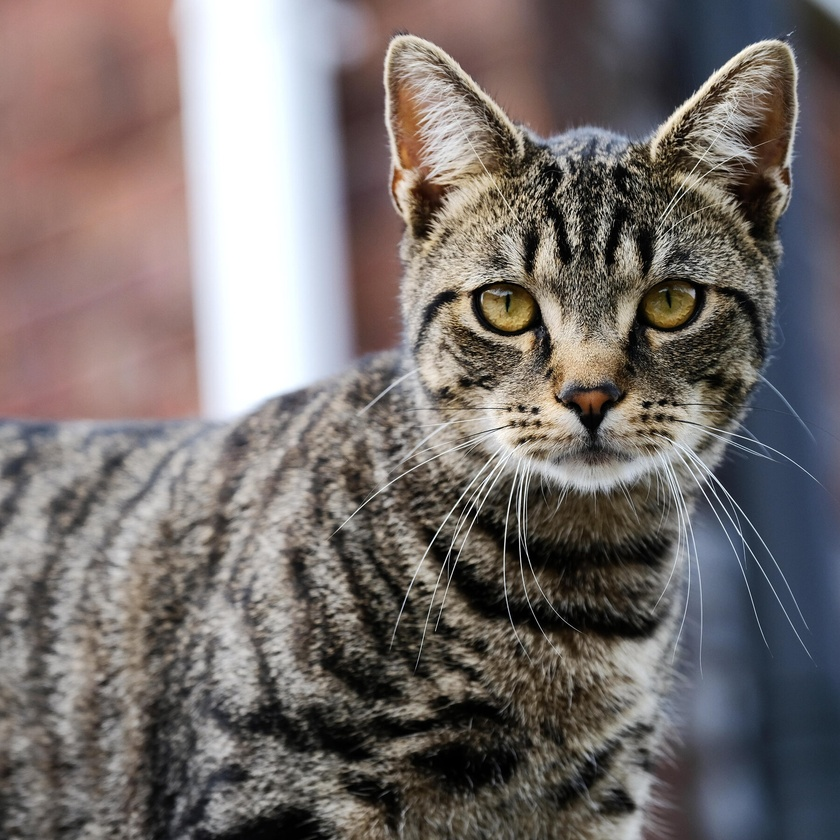
#> input picture cat.jpg, 840 x 840 px, shrunk from 1800 x 1800 before the run, found by its file name
$ python 29.py
#> lines starting #> are read from the running program, lines starting #| are printed output that depends on the picture
import cv2
import numpy as np
img = cv2.imread(r"C:\Users\venka\OneDrive\Pictures\Saved Pictures\cat.jpg", cv2.IMREAD_GRAYSCALE)
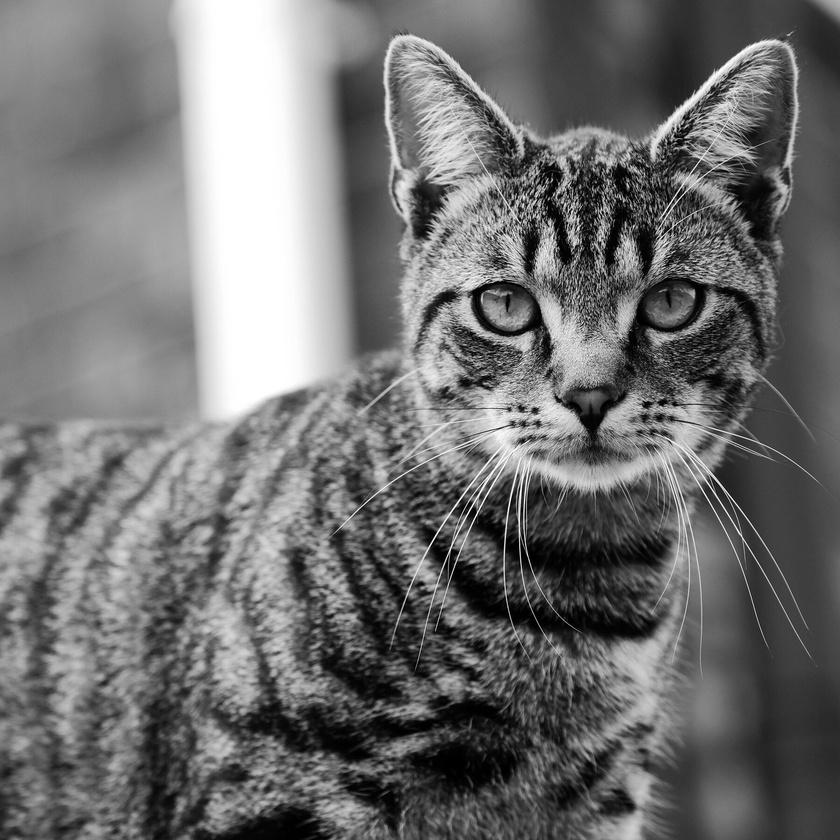
#> img: shape (840, 840); min 0, max 255, mean 112.7
kernel = np.ones((5,5), np.uint8)
erosion = cv2.erode(img, kernel, iterations=1)
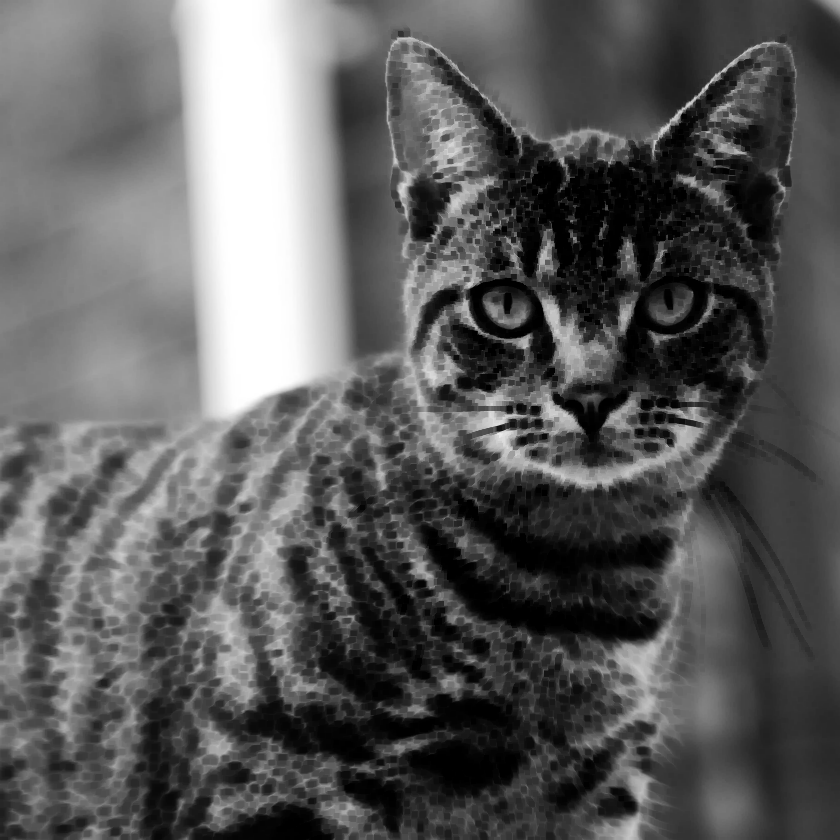
#> erosion: shape (840, 840); min 0, max 255, mean 91.9
cv2.imshow("Original", img)
cv2.imshow("Erosion", erosion)
cv2.waitKey(0)
cv2.destroyAllWindows()
